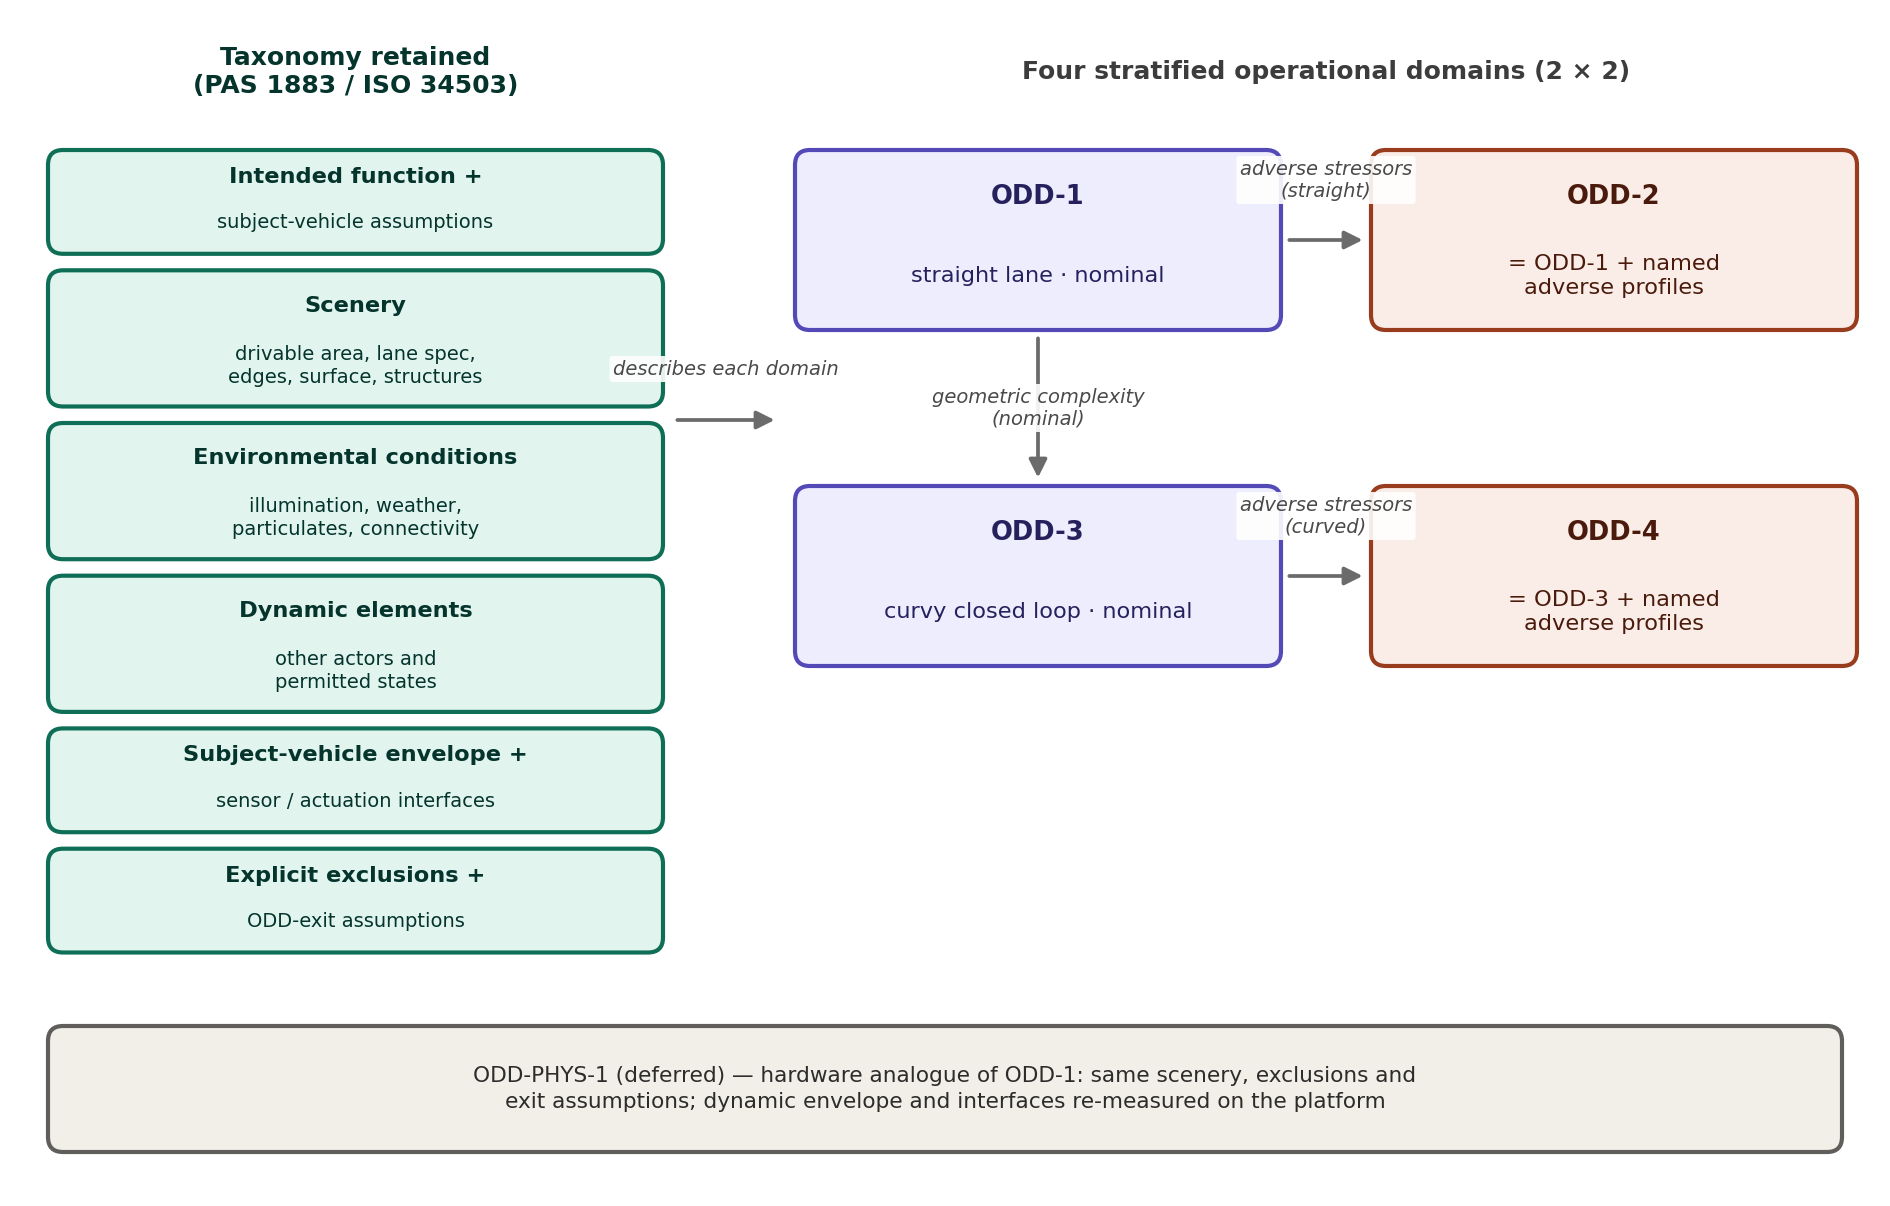

Python code for this plot:
"""
ODD taxonomy retained + the four stratified operational domains.

Bespoke renderer for `odd_taxonomy_reduced.mmd`, which the generic
`mmd_render.py` cannot handle: that source is the only one in the set that
uses mermaid `subgraph` blocks and labelled solid edges, i.e. a two-column
layout with a 2x2 grid rather than a chain. The content below is a
transcription of that file -- if one changes, change the other.

Left: the PAS 1883 / ISO 34503 dimensions retained for this thesis. Right: the
2x2 stratification whose pairwise contrasts let chapter 8 attribute an effect
to a single complexity axis. Bottom: the physical analogue, deferred.

Drawn at final printed size (6.1 in == \\widefigurewidth), with a full-bleed
axes so one data unit is one inch and the point sizes are literal.

Run:
    python fig_odd_taxonomy.py          # both languages
    python fig_odd_taxonomy.py es

Produces:
    fig_odd_taxonomy.png / fig_odd_taxonomy_es.png
"""

import sys
from pathlib import Path

import matplotlib.pyplot as plt
from matplotlib.patches import FancyArrowPatch, FancyBboxPatch

HERE = Path(__file__).resolve().parent
OUT = {"en": HERE / "fig_odd_taxonomy.png", "es": HERE / "fig_odd_taxonomy_es.png"}

# Palette taken from the classDefs of odd_taxonomy_reduced.mmd.
TAX = dict(fill="#E1F5EE", stroke="#0F6E56", color="#04342C")
NOM = dict(fill="#EEEDFE", stroke="#534AB7", color="#26215C")
ADV = dict(fill="#FAECE7", stroke="#993C1D", color="#4A1B0C")
DEF = dict(fill="#F1EFE8", stroke="#5F5E5A", color="#2C2C2A")

TEXT = {
    "en": {
        "tax_title": "Taxonomy retained\n(PAS 1883 / ISO 34503)",
        "tax": [
            "Intended function +\nsubject-vehicle assumptions",
            "Scenery\ndrivable area, lane spec,\nedges, surface, structures",
            "Environmental conditions\nillumination, weather,\nparticulates, connectivity",
            "Dynamic elements\nother actors and\npermitted states",
            "Subject-vehicle envelope +\nsensor / actuation interfaces",
            "Explicit exclusions +\nODD-exit assumptions",
        ],
        "dom_title": "Four stratified operational domains (2 × 2)",
        "o1": "ODD-1\nstraight lane · nominal",
        "o2": "ODD-2\n= ODD-1 + named\nadverse profiles",
        "o3": "ODD-3\ncurvy closed loop · nominal",
        "o4": "ODD-4\n= ODD-3 + named\nadverse profiles",
        "e12": "adverse stressors\n(straight)",
        "e13": "geometric complexity\n(nominal)",
        "e34": "adverse stressors\n(curved)",
        "phys": ("ODD-PHYS-1 (deferred) — hardware analogue of ODD-1: same scenery, exclusions and\n"
                 "exit assumptions; dynamic envelope and interfaces re-measured on the platform"),
        "describes": "describes each domain",
    },
    "es": {
        "tax_title": "Taxonomía retenida\n(PAS 1883 / ISO 34503)",
        "tax": [
            "Función pretendida +\nsupuestos del vehículo",
            "Escenario\nárea transitable, carril,\nbordes, superficie, estructuras",
            "Condiciones ambientales\niluminación, meteorología,\npartículas, conectividad",
            "Elementos dinámicos\notros actores y\nestados permitidos",
            "Envolvente del vehículo +\ninterfaces de sensado y actuación",
            "Exclusiones explícitas +\nsupuestos de salida del ODD",
        ],
        "dom_title": "Cuatro dominios operacionales estratificados (2 × 2)",
        "o1": "ODD-1\ncarril recto · nominal",
        "o2": "ODD-2\n= ODD-1 + perfiles\nadversos con nombre",
        "o3": "ODD-3\ncircuito sinuoso · nominal",
        "o4": "ODD-4\n= ODD-3 + perfiles\nadversos con nombre",
        "e12": "estresores adversos\n(recta)",
        "e13": "complejidad geométrica\n(nominal)",
        "e34": "estresores adversos\n(curva)",
        "phys": ("ODD-PHYS-1 (diferido) — análogo hardware de ODD-1: mismo escenario, exclusiones y\n"
                 "supuestos de salida; envolvente dinámica e interfaces medidas de nuevo en la plataforma"),
        "describes": "describe cada dominio",
    },
}

W = 6.10
H = 3.82
LEFT_W = 2.05        # taxonomy column
GRID_X = 2.55        # left edge of the 2x2
CELL_W = 1.62
CELL_H = 0.60
CELL_GX = 0.30       # horizontal gap inside the grid
CELL_GY = 0.52       # vertical gap inside the grid


def box(ax, x, y, w, h, style, text, size=5.4, head_size=6.2, rounding=0.05):
    ax.add_patch(FancyBboxPatch(
        (x, y), w, h, boxstyle=f"round,pad=0.0,rounding_size={rounding}",
        linewidth=1.0, edgecolor=style["stroke"], facecolor=style["fill"], zorder=3))
    lines = text.split("\n")
    if len(lines) > 1:
        ax.text(x + w / 2, y + h * 0.74, lines[0], ha="center", va="center",
                color=style["color"], fontsize=head_size, fontweight="bold", zorder=4)
        ax.text(x + w / 2, y + h * 0.30, "\n".join(lines[1:]), ha="center",
                va="center", color=style["color"], fontsize=size,
                linespacing=1.25, zorder=4)
    else:
        ax.text(x + w / 2, y + h / 2, lines[0], ha="center", va="center",
                color=style["color"], fontsize=head_size, fontweight="bold", zorder=4)


def arrow(ax, p0, p1, label, colour="#6b6b6b", dy=0.0):
    ax.add_patch(FancyArrowPatch(p0, p1, arrowstyle="-|>", mutation_scale=9,
                                 linewidth=0.9, color=colour, zorder=2))
    mx, my = (p0[0] + p1[0]) / 2, (p0[1] + p1[1]) / 2 + dy
    ax.text(mx, my, label, ha="center", va="center", fontsize=4.7,
            color="#4a4a4a", style="italic", linespacing=1.2, zorder=5,
            bbox=dict(boxstyle="round,pad=0.18", facecolor="white",
                      edgecolor="none", alpha=0.9))


def render(lang: str) -> None:
    """Render the ODD taxonomy / domain-stratification figure."""
    t = TEXT[lang]
    fig = plt.figure(figsize=(W, H))
    ax = fig.add_axes([0, 0, 1, 1])
    ax.set_xlim(0, W)
    ax.set_ylim(0, H)
    ax.axis("off")

    # ---- left column: retained taxonomy -----------------------------------
    ax.text(0.06 + LEFT_W / 2, H - 0.14, t["tax_title"], ha="center", va="center",
            fontsize=6.0, fontweight="bold", color=TAX["color"], linespacing=1.25)
    y = H - 0.40
    for item in t["tax"]:
        n = len(item.split("\n"))
        h = 0.13 + 0.108 * n
        y -= h
        box(ax, 0.06, y, LEFT_W, h, TAX, item, size=4.7, head_size=5.4)
        y -= 0.055

    # ---- right: the 2x2 ---------------------------------------------------
    ax.text(GRID_X + (2 * CELL_W + CELL_GX) / 2, H - 0.14, t["dom_title"],
            ha="center", va="center", fontsize=6.0, fontweight="bold",
            color="#3c3c3c")

    top_y = H - 0.40 - CELL_H
    bot_y = top_y - CELL_GY - CELL_H
    x1, x2 = GRID_X, GRID_X + CELL_W + CELL_GX

    box(ax, x1, top_y, CELL_W, CELL_H, NOM, t["o1"])
    box(ax, x2, top_y, CELL_W, CELL_H, ADV, t["o2"])
    box(ax, x1, bot_y, CELL_W, CELL_H, NOM, t["o3"])
    box(ax, x2, bot_y, CELL_W, CELL_H, ADV, t["o4"])

    arrow(ax, (x1 + CELL_W, top_y + CELL_H / 2), (x2, top_y + CELL_H / 2), t["e12"], dy=0.20)
    arrow(ax, (x1 + CELL_W / 2, top_y), (x1 + CELL_W / 2, bot_y + CELL_H), t["e13"])
    arrow(ax, (x1 + CELL_W, bot_y + CELL_H / 2), (x2, bot_y + CELL_H / 2), t["e34"], dy=0.20)

    # taxonomy -> domains
    arrow(ax, (0.06 + LEFT_W + 0.02, H - 1.30), (GRID_X - 0.04, H - 1.30), t["describes"], dy=0.17)

    # ---- bottom band: the deferred physical analogue -----------------------
    band_h = 0.42
    ax.add_patch(FancyBboxPatch(
        (0.06, 0.08), W - 0.12, band_h,
        boxstyle="round,pad=0.0,rounding_size=0.05", linewidth=1.0,
        edgecolor=DEF["stroke"], facecolor=DEF["fill"], zorder=3))
    ax.text(W / 2, 0.08 + band_h / 2, t["phys"], ha="center", va="center",
            color=DEF["color"], fontsize=5.2, linespacing=1.35, zorder=4)

    fig.savefig(OUT[lang], dpi=300, bbox_inches="tight", facecolor="white")
    plt.close(fig)
    print(f"wrote {OUT[lang].name}")


if __name__ == "__main__":
    for language in (sys.argv[1:] or ["en", "es"]):
        render(language)
